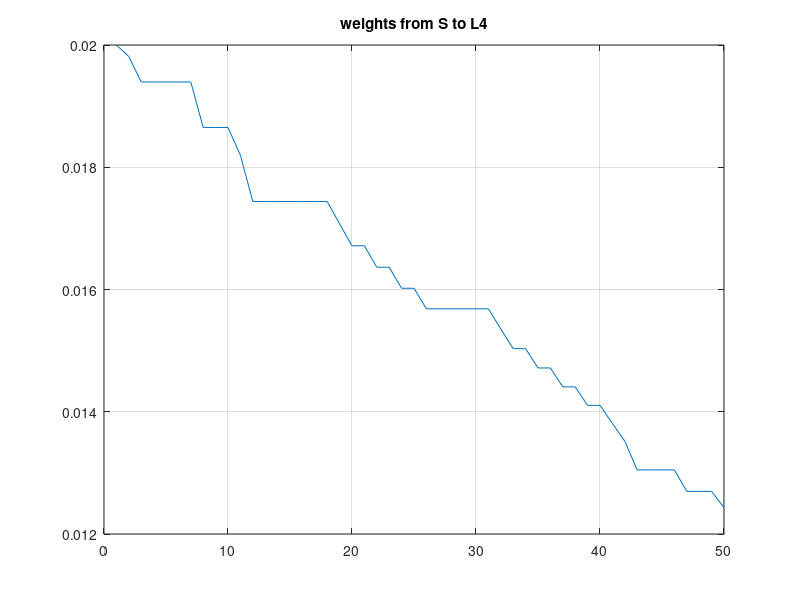
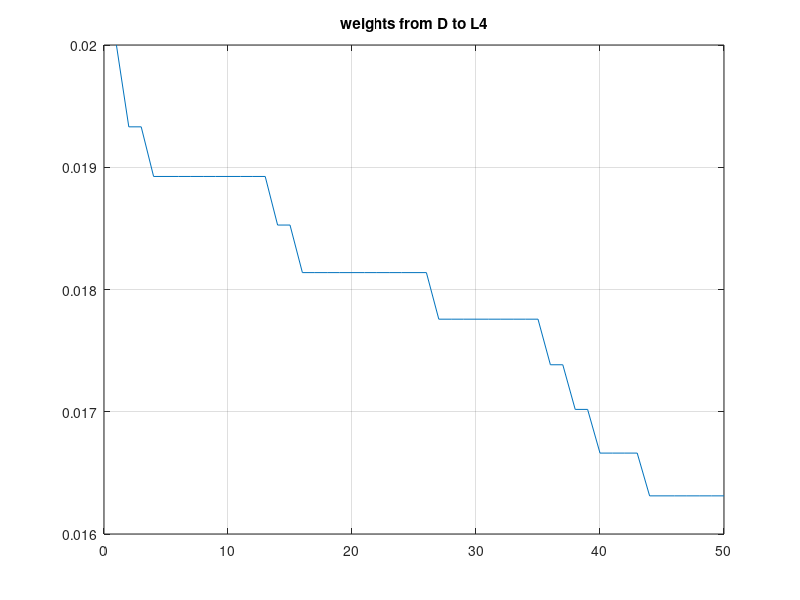
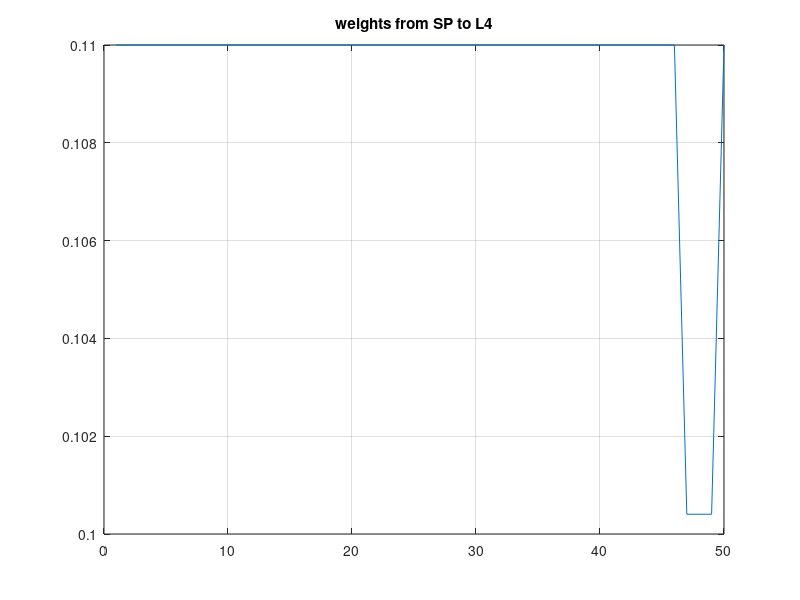

MATLAB code for these plots, in order:
function longterm_projecct4

        weights_from_S_to_L4 = [];
        weights_from_D_to_L4 = [];
        weights_from_SP_to_L4 = [];

        weight_S_to_SP = 0.2;
        weight_D_to_SP = 0.2;

        weight_SP_to_L4 = 0.11;
        weight_S_to_L4 = 0.02;
        weight_D_to_L4 = 0.02;

        a_LTP = 0.015;
        tau_LTP = 13;

        a_LTD = 0.021;
        tau_LTD = 20;


        for p=1:50 % for 9 minutes for now
            stimulus_decider = randi([1,100]);
            spike_train_of_thalamus_S = [];
            spike_train_of_thalamus_D = [];

            voltage_for_sp_for_single_stimulus = [];

            if stimulus_decider >= 90
                % Deviant stimulus
                spike_for_S = binornd(1, 2.5/1000, 1,1000);
                spike_for_D = binornd(1, 10/1000, 1,1000);
            else 
                % Standard stimulus
                spike_for_S = binornd(1, 10/1000, 1,1000);
                spike_for_D = binornd(1, 2.5/1000, 1,1000);
            end

            % 50 ms stimulus
            k_t1 = get_kernel2(spike_for_S);
            g_t1 = conv(k_t1, spike_for_S);
            g_t1 = g_t1(1,1:50);
            g_t1 = shift_by_2(g_t1);

            k_t2 = get_kernel2(spike_for_D);
            g_t2 = conv(k_t2, spike_for_D);
            g_t2 = g_t2(1,1:50);
            g_t2 = shift_by_2(g_t2);


            spike_for_S = spike_for_S(1,1:50);
            spike_for_S = shift_by_2(spike_for_S);
            
            spike_for_D = spike_for_D(1, 1:50);
            spike_for_D = shift_by_2(spike_for_D);
        
        
        spike_train_of_thalamus_S = [spike_train_of_thalamus_S, spike_for_S];
        spike_train_of_thalamus_D = [spike_train_of_thalamus_D, spike_for_D];

        voltage_when_stimulus = g_t1.*(weight_S_to_SP*spike_for_S) + g_t2.*(weight_D_to_SP*spike_for_D);
        voltage_for_sp_for_single_stimulus = [voltage_for_sp_for_single_stimulus, voltage_when_stimulus];
   

        % 50 ms no stimulus
        spike_for_S = binornd(1, 0.5/1000, 1,1000);
        spike_for_D = binornd(1, 0.5/1000, 1,1000);
        
        

        k_t1 = get_kernel(spike_for_S);
        g_t1 = conv(k_t1, spike_for_S);
        g_t1 = g_t1(1,1:250);
        g_t1 = shift_by_2(g_t1);

        k_t2 = get_kernel(spike_for_D);
        g_t2 = conv(k_t2, spike_for_D);
        g_t2 = g_t2(1,1:250);
        g_t2 = shift_by_2(g_t2);

        spike_for_S = spike_for_S(1,1:250);
        spike_for_S = shift_by_2(spike_for_S);
        
        spike_for_D = spike_for_D(1, 1:250);
        spike_for_D = shift_by_2(spike_for_D);

        spike_train_of_thalamus_S = [spike_train_of_thalamus_S, spike_for_S];
        spike_train_of_thalamus_D = [spike_train_of_thalamus_D, spike_for_D];


        voltage_when_no_stimulus = g_t1.*(weight_S_to_SP*spike_for_S) + g_t2.*(weight_D_to_SP*spike_for_D);
        voltage_for_sp_for_single_stimulus= [ voltage_for_sp_for_single_stimulus, voltage_when_no_stimulus];
        
         % decrease 10% for every voltage to account for leak 
        for i=1:300
            voltage_for_sp_for_single_stimulus(1,i) = voltage_for_sp_for_single_stimulus(1,i) - (0.1*voltage_for_sp_for_single_stimulus(1,i));
        end

    [voltage_for_sp_total, spike_train_for_SP] = decrease_voltage_for_20ms_after_spike(voltage_for_sp_for_single_stimulus);



        % L4 voltage
        % from S, from D, from SP
        k_t3 = get_kernel2(spike_train_of_thalamus_S);
        g_t3 = conv(k_t3, spike_train_of_thalamus_S);
        g_t3 = g_t3(1,1:300);
        g_t3 = shift_by_2(g_t3);

        k_t4 = get_kernel(spike_train_of_thalamus_D);
        g_t4 = conv(k_t4, spike_train_of_thalamus_D);
        g_t4 = g_t4(1,1:300);
        g_t4 = shift_by_2(g_t4);

        
        k_t5 = get_kernel(spike_train_for_SP);
        g_t5 = conv(k_t5, spike_train_for_SP);
        g_t5 = g_t5(1,1:300);
        g_t5 = shift_by_2(g_t5);

        spike_train_of_thalamus_S = spike_train_of_thalamus_S(1,1:300);
        spike_train_of_thalamus_S = shift_by_2(spike_train_of_thalamus_S);

        spike_train_of_thalamus_D = spike_train_of_thalamus_D(1,1:300);
        spike_train_of_thalamus_D = shift_by_2(spike_train_of_thalamus_D);

    
        voltage_for_L4 = g_t3.*(weight_S_to_L4*spike_train_of_thalamus_S) + g_t4.*(weight_D_to_L4*spike_train_of_thalamus_D) + g_t5.*(weight_SP_to_L4*spike_train_for_SP);
        
        [voltage_for_L4, spike_train_for_L4] = decrease_voltage_for_20ms_after_spike(voltage_for_L4);

        % TODO
        % 
        % - change weights at the end for the next stimuli

        weights_from_S_to_L4 = [weights_from_S_to_L4, weight_S_to_L4];
        weights_from_D_to_L4 = [weights_from_D_to_L4, weight_D_to_L4];
        weights_from_SP_to_L4 = [weights_from_SP_to_L4, weight_SP_to_L4];

        % spike_train_for_L4
        % spike_train_for_SP
        % spike_train_of_thalamus_S
        % spike_train_of_thalamus_D

        
        %-------- connections from SP to L4
        voltage_L4_due_to_SP = g_t5.*(weight_SP_to_L4*spike_train_for_SP);
        [voltage_L4_due_to_SP, spike_train_L4_due_to_SP] =  decrease_voltage_for_20ms_after_spike(voltage_L4_due_to_SP);
        arr_of_delta_ts = get_post_minus_pre_array(spike_train_for_SP, spike_train_for_L4); 
        for i=1:length(arr_of_delta_ts)
            if arr_of_delta_ts(1,i) > 0
                weight_SP_to_L4 = weight_SP_to_L4 * ( 1 + (a_LTP * exp(-arr_of_delta_ts(1,i)/tau_LTP)) );
            else
                weight_SP_to_L4 = weight_SP_to_L4 * ( 1 + (-a_LTD * exp(arr_of_delta_ts(1,i)/tau_LTD)) );
            end
        end
        % make sure weight doesn't cross limits
        if weight_SP_to_L4 <= 0.001
            weight_SP_to_L4 = 0.0001;
        end
        if weight_SP_to_L4 >= 0.11
            weight_SP_to_L4 = 0.11;
        end


        %-------- connections from S to L4
        voltage_L4_due_to_S = g_t3.*(weight_S_to_L4*spike_train_of_thalamus_S);
        [voltage_L4_due_to_S, spike_train_L4_due_to_S] =  decrease_voltage_for_20ms_after_spike(voltage_L4_due_to_S);
        
        arr_of_delta_ts = get_post_minus_pre_array(spike_train_of_thalamus_S, spike_train_for_L4);

        
        for i=1:length(arr_of_delta_ts)
            if arr_of_delta_ts(1,i) > 0
                weight_S_to_L4 = weight_S_to_L4 * ( 1 + (a_LTP * exp(-arr_of_delta_ts(1,i)/tau_LTP)) );
            else
                weight_S_to_L4 = weight_S_to_L4 * ( 1 + (-a_LTD * exp(arr_of_delta_ts(1,i)/tau_LTD)) );
            end
        end


        % make sure weight doesn't cross limits
        if weight_S_to_L4 <= 0.001
            weight_S_to_L4 = 0.0001;
        end
        if weight_S_to_L4 >= 0.4
            weight_S_to_L4 = 0.4;
        end

        %-------- connections from D to L4
        voltage_L4_due_to_D = g_t4.*(weight_D_to_L4*spike_train_of_thalamus_D);
        [voltage_L4_due_to_D, spike_train_L4_due_to_D] =  decrease_voltage_for_20ms_after_spike(voltage_L4_due_to_D);
        
        arr_of_delta_ts = get_post_minus_pre_array(spike_train_of_thalamus_D, spike_train_for_L4); 
        for i=1:length(arr_of_delta_ts)
            if arr_of_delta_ts(1,i) > 0
                weight_D_to_L4 = weight_D_to_L4 * ( 1 + (a_LTP * exp(-arr_of_delta_ts(1,i)/tau_LTP)) );
            else
                weight_D_to_L4 = weight_D_to_L4 * ( 1 + (-a_LTD * exp(arr_of_delta_ts(1,i)/tau_LTD)) );
            end
        end
        % make sure weight doesn't cross limits
        if weight_D_to_L4 <= 0.001
            weight_D_to_L4 = 0.0001;
        end
        if weight_D_to_L4 >= 0.4
            weight_D_to_L4 = 0.4;
        end






        end % 1800 Stimulus - 9 m



        figure(11)
            plot(weights_from_S_to_L4);
            title("weights from S to L4");
        grid

        figure(12)
            plot(weights_from_D_to_L4);
            title("weights from D to L4");
        grid

        figure(13)
            plot(weights_from_SP_to_L4);
            title("weights from SP to L4");
        grid
end

function delta_ts_arr = get_post_minus_pre_array(presyn_arr, postsyn_arr)
    pre_syn_times = [];
    post_syn_times = [];
    for i=1:length(presyn_arr)
        if presyn_arr(1,i) == 1
            pre_syn_times = [pre_syn_times, i];
        end
    end

    for i=1:length(postsyn_arr)
        if postsyn_arr(1,i) == 1
            post_syn_times = [post_syn_times, i];
        end
    end

    smallest_length = min(length(pre_syn_times), length(post_syn_times));
    diff_arr = [];
    for i=1:smallest_length
        diff_arr = [diff_arr, post_syn_times(i) - pre_syn_times(i)];
    end

    delta_ts_arr = diff_arr;
end

function  [new_voltage_values spike_train] = decrease_voltage_for_20ms_after_spike(voltage_values)
    voltage_after_decreasing = zeros(1, 300);
    nearest_spike_time = 0;

    actual_spike = zeros(1, 300);

    % variables for v_delta
    beta = 5; tau = 2;

    for i=1:300
        if voltage_values(1,i) < 0.05
            voltage_after_decreasing(1,i) = voltage_values(1,i);
            continue
        end

        if voltage_values(1,i) >= 0.05
            nearest_spike_time = i;
            for j=i:i+19
                if j < 300
                    voltage_after_decreasing(1,j) = voltage_values(1,j)*(1 - ( beta * exp(-(j-nearest_spike_time)/tau) ))  ; 
                    actual_spike(1,j) = 1;
                end
            end
        end

        i = j;
        
    end


    new_voltage_values = voltage_after_decreasing;
    spike_train = actual_spike;
end

function shifted_arr = shift_by_2(arr)
    len = length(arr);
    new_arr = zeros(1, len);
    for i=3:len
        new_arr(1,i) = arr(1, i-2); 
    end

    shifted_arr = new_arr;
end

function kernel2 = get_kernel2(spike_train)
    neuron_kernel = zeros(1,length(spike_train));
    nearest_spike_time = 0;
    for i=1:length(spike_train)
        if spike_train(1,i) == 1
            nearest_spike_time = i;
        end

        neuron_kernel(1,i) = exp(- (i - nearest_spike_time)/10);
    end

    kernel2 = neuron_kernel;
end


function kernel = get_kernel(spike_train)
    neuron_kernel = zeros(1,1000);
    nearest_spike_time = 0;
    for i=1:length(spike_train)
        if spike_train(1,i) == 1
            nearest_spike_time = i;
        end
        neuron_kernel(1,i) = exp(- (i - nearest_spike_time)/10);
    end

    kernel = neuron_kernel;
end